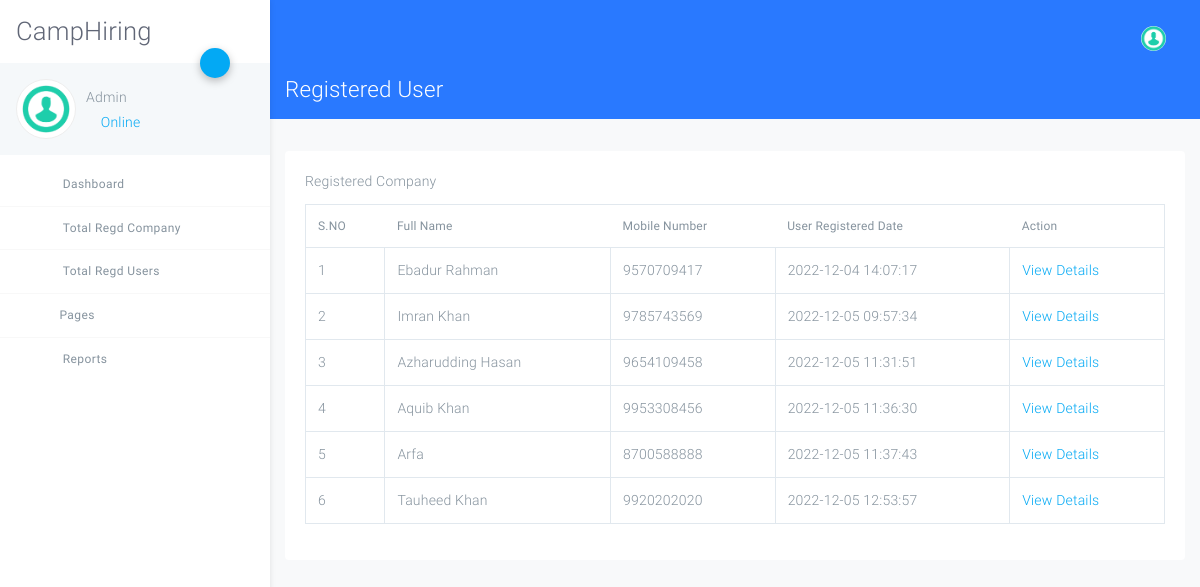
Screenshot of /admin/total-regusers.php (signed in) with the database file from the repository.
### tables this page shows
CREATE TABLE `tbluser` (
  `ID` int(10) NOT NULL,
  `FullName` varchar(120) DEFAULT NULL,
  `Email` varchar(120) DEFAULT NULL,
  `MobileNumber` bigint(10) DEFAULT NULL,
  `StudentID` varchar(120) DEFAULT NULL,
  `Gender` varchar(120) NOT NULL,
  `Address` mediumtext NOT NULL,
  `Age` int(5) NOT NULL,
  `DOB` varchar(120) NOT NULL,
  `Image` varchar(120) NOT NULL,
  `Password` varchar(120) DEFAULT NULL,
  `UserRegdate` timestamp NULL DEFAULT current_timestamp()
);

### admin/total-regusers.php (the view, shortened to what this page needs)
<?php
include('includes/dbconnection.php');
if (strlen($_SESSION['crmsaid']==0)) {
  header('location:logout.php');
  } else{
  ?>
<!DOCTYPE html>
<html lang="en">
<head>
    <link rel="stylesheet" href="assets/css/app.css">
</head>
<body class="light">
<div id="app">
<?php include_once('includes/sidebar.php');?>
<?php include_once('includes/header.php');?>
<div class="page has-sidebar-left bg-light height-full">
    <header class="blue accent-3 relative nav-sticky">
        <div class="container-fluid text-white">
            <div class="row">
                <div class="col">
                    <h3 class="my-3">
                        Registered User
                    </h3>
                </div>
            </div>
        </div>
    </header>
    <div class="container-fluid my-3">
        <div class="row">
            <div class="col-md-12">
                <div class="card my-3 no-b">
                    <div class="card-body">
                        <div class="card-title">Registered Company</div>
                        <table class="table table-bordered table-hover data-tables"
                               data-options='{ "paging": false; "searching":false}'>
                            <thead>
                             <tr>
                  <th>S.NO</th>
                  <th>Full Name</th>
                    <th>Mobile Number</th>
                    <th>User Registered Date</th>
                   <th>Action</th>
                </tr>
                            </thead>
                            <tbody>
                                <?php
$ret=mysqli_query($con,"select *from   tbluser");
$cnt=1;
while ($row=mysqli_fetch_array($ret)) {
?>
                           <tr>
                  <td><?php echo $cnt;?></td>
                  <td><?php  echo $row['FullName'];?></td>
                  <td><?php  echo $row['MobileNumber'];?></td>
                  <td><?php  echo $row['UserRegdate'];?></td>
                  <td><a href="view-users-details.php?viewid=<?php echo $row['ID'];?>">View Details</a></td>
                </tr>
                <?php
$cnt=$cnt+1;
}?>
                            </tbody>
                        </table>
                    </div>
                </div>
            </div>
        </div>
    </div>
</div>
</div>
</body>
</html>
<?php }  ?>

### admin/includes/sidebar.php (shortened to what this page needs)
<?php
include('includes/dbconnection.php');
  ?>
<aside class="main-sidebar fixed offcanvas shadow">
    <section class="sidebar">
        <div class="w-80px mt-3 mb-3 ml-3">
 <h2 align="center"> CampHiring</h2>
        </div>
        <div class="relative">
            <a data-toggle="collapse" href="#userSettingsCollapse" role="button" aria-expanded="false"
               aria-controls="userSettingsCollapse" class="btn-fab btn-fab-sm fab-right fab-top btn-primary shadow1 ">
                <i class="icon icon-cogs"></i>
            </a>
            <div class="user-panel p-3 light mb-2">
                <div>
                    <div class="float-left image">
                        <img class="user_avatar" src="assets/img/dummy/image.png" alt="User Image">
                    </div>
                    <div class="float-left info">
                        <?php
$aid=$_SESSION['crmsaid'];
$ret=mysqli_query($con,"select AdminName from tbladmin where ID='$aid'");
$row=mysqli_fetch_array($ret);
$name=$row['AdminName'];
?>
                        <h6 class="font-weight-light mt-2 mb-1"><?php echo $name; ?></h6>
                        <a href="#"><i class="icon-circle text-primary blink"></i> Online</a>
                    </div>
                </div>
                <div class="clearfix"></div>
            </div>
        </div>
        <ul class="sidebar-menu">
            <li class="treeview"><a href="dashboard.php">
                <i class="icon icon-sailing-boat-water purple-text s-18"></i> <span>Dashboard</span>
            </a>
            </li>
            <li class="treeview"><a href="total-regcompany.php">
                <i class="icon icon icon-package blue-text s-18"></i> <span>Total Regd Company</span>
            </a>
            </li>
            <li class="treeview"><a href="total-regusers.php">
                <i class="icon icon-account_box light-green-text s-18"></i> <span>Total Regd Users</span>
            </a>
            </li>
            <li class="treeview"><a href="#"><i class="icon icon-documents3 text-blue s-18"></i>Pages<i
                    class="icon icon-angle-left s-18 pull-right"></i></a>
            </li>
            <li class="treeview no-b"><a href="#">
                <i class="icon icon-package light-green-text s-18"></i>
                <span>Reports</span>
            </a>
            </li>
        </ul>
    </section>
</aside>

### rows the page displays
tbluser: FullName "Ebadur Rahman", MobileNumber "9570709417", UserRegdate "2022-12-04 14:07:17"
tbluser: FullName "Imran Khan", MobileNumber "9785743569", UserRegdate "2022-12-05 09:57:34"
tbluser: FullName "Azharudding Hasan", MobileNumber "9654109458", UserRegdate "2022-12-05 11:31:51"
tbluser: FullName "Aquib Khan", MobileNumber "9953308456", UserRegdate "2022-12-05 11:36:30"
tbluser: FullName "Arfa", MobileNumber "8700588888", UserRegdate "2022-12-05 11:37:43"
tbluser: FullName "Tauheed Khan", MobileNumber "9920202020", UserRegdate "2022-12-05 12:53:57"

### other values shown
$name "Admin"
